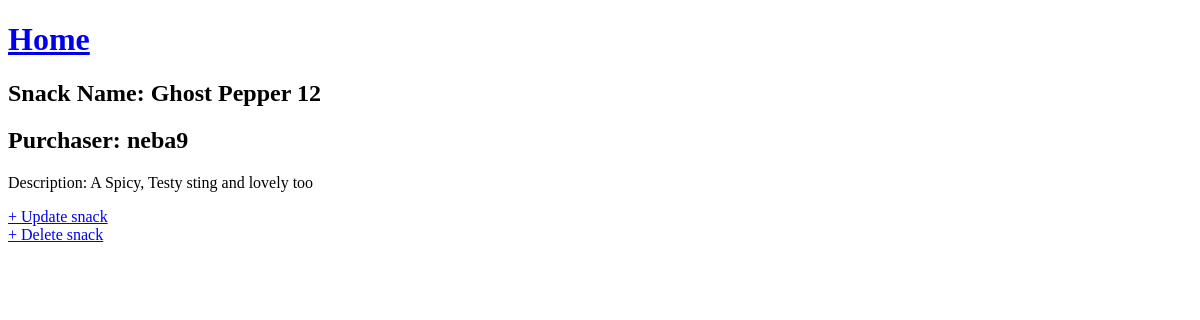
The page /7 on the database as committed earlier.
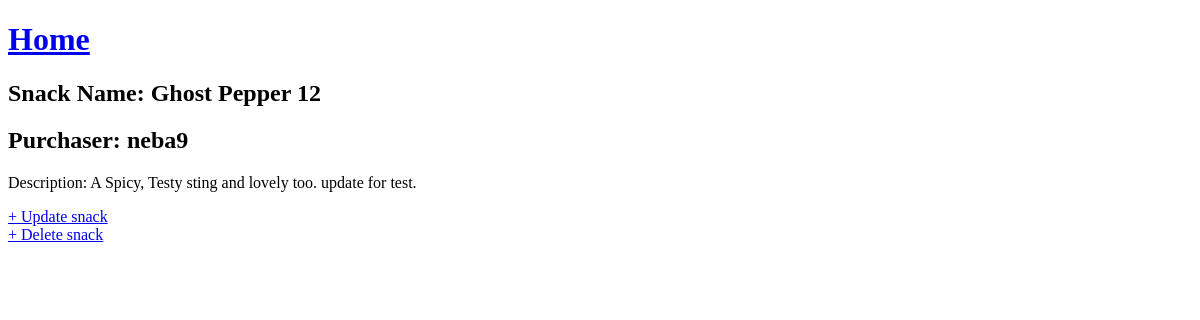
The same page on the database as committed later.
### snacks/models.py (models this page shows, shortened)
class snack(models.Model):
  title = models.CharField(max_length=64)
  purchaser = models.ForeignKey(get_user_model(), on_delete=models.CASCADE)
  description = models.TextField(default='')

### snacks/views.py (the view)
# urls.py: path('<int:pk>', SnackDetailView.as_view(), name='snack_detail'),
class SnackDetailView(DetailView):
  template_name = 'snack_detail.html'
  model = snack

### templates/snack_detail.html
{% extends 'base.html' %}
{% block content %}
<h2>Snack Name: {{ snack.title }}</h2>
<h2>Purchaser: {{ snack.purchaser }}</h2>
<p>Description: {{ snack.description }}</p>
<a href="{% url 'snack_update' snack.pk %}">+ Update snack</a> <br>
<a href="{% url 'snack_delete' snack.pk %}">+ Delete snack</a>
{% endblock content %}

Rows that differ between the two databases and show on the page:
changed snack "Ghost Pepper 12": description "A Spicy, Testy sting and lovely too" → "A Spicy, Testy sting and lovely too. update for test."
